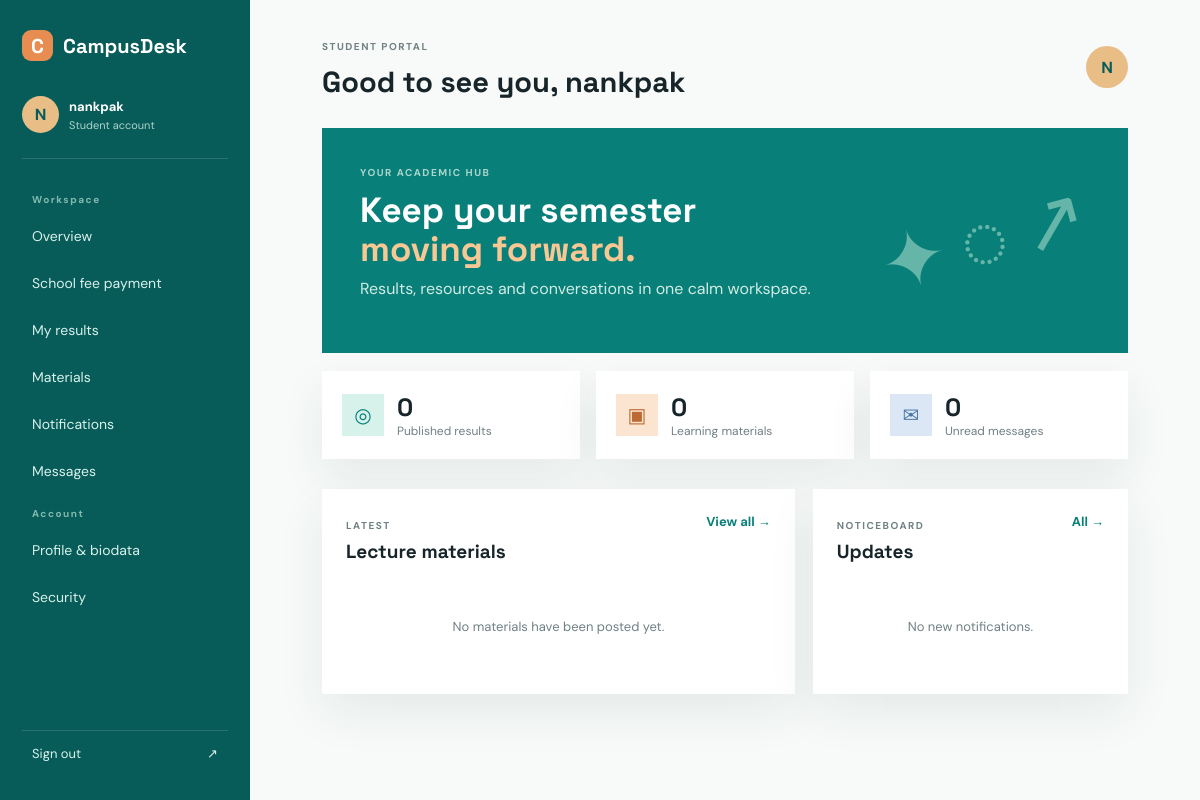
The page / (signed in) on the database as committed earlier.
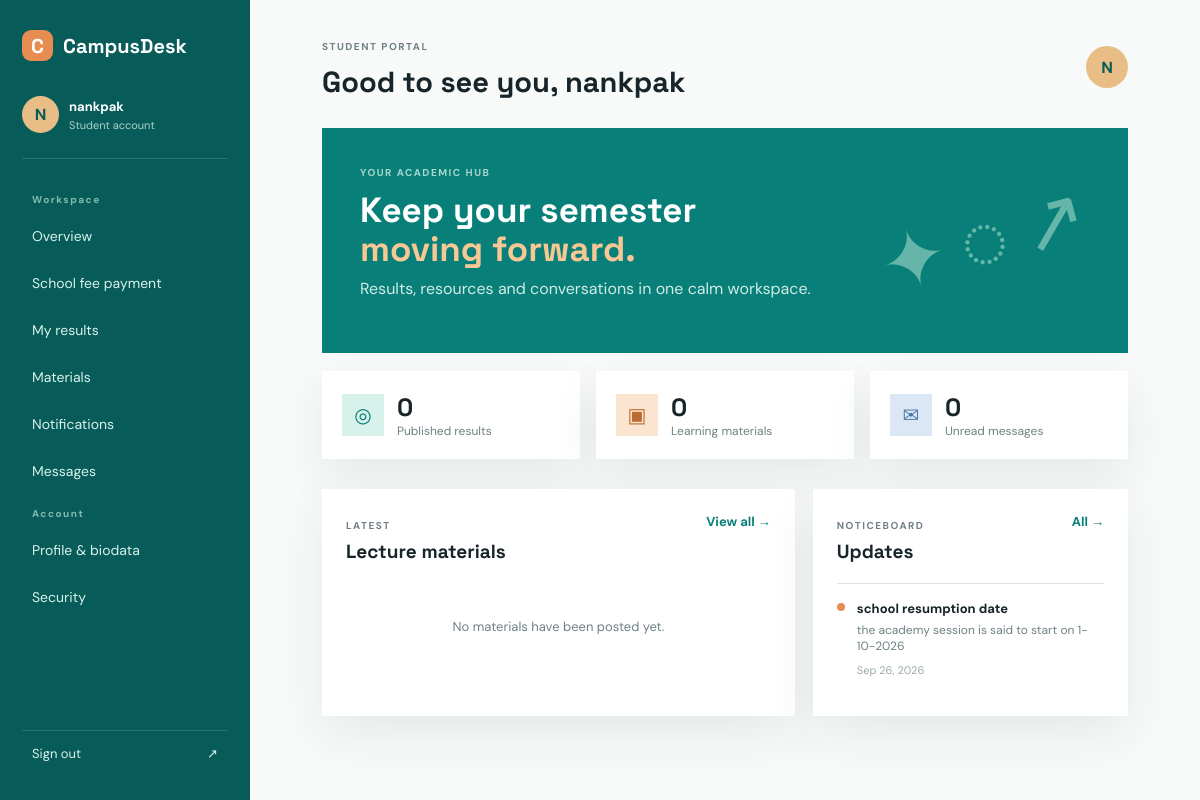
The same page on the database as committed later.
### student_app/models.py (models this page shows)
class Notification(models.Model):
	title = models.CharField(max_length=180)
	message = models.TextField()
	created_at = models.DateTimeField(auto_now_add=True)
	is_read = models.BooleanField(default=False)
	class Meta:
		ordering = ['-created_at']

### student_app/views.py (the view)
# urls.py: path('', views.dashboard, name='dashboard'),
@login_required
def dashboard(request):
	profile, _ = Profile.objects.get_or_create(user=request.user)
	context = {
		'profile': profile,
		'result_count': request.user.results.count(),
		'material_count': Material.objects.count(),
		'unread_messages': request.user.received_messages.filter(is_read=False).count(),
		'notifications': Notification.objects.all()[:4],
		'recent_materials': Material.objects.all()[:5],
	}
	return render(request, 'dashboard.html', context)

### templates/dashboard.html
{% extends 'base.html' %}{% block title %}Overview | CampusDesk{% endblock %}{% block heading %}Good to see you, {{ user.first_name|default:user.username }}{% endblock %}{% block content %}
<section class="hero"><div><span class="eyebrow light">YOUR ACADEMIC HUB</span><h2>Keep your semester<br><em>moving forward.</em></h2><p>Results, resources and conversations in one calm workspace.</p></div><div class="hero-art"><span>✦</span><span>◌</span><span>↗</span></div></section>
<div class="stat-grid"><a class="stat" href="{% url 'results' %}"><span class="stat-icon teal">◎</span><strong>{{ result_count }}</strong><small>Published results</small></a><a class="stat" href="{% url 'materials' %}"><span class="stat-icon orange">▣</span><strong>{{ material_count }}</strong><small>Learning materials</small></a><a class="stat" href="{% url 'messages' %}"><span class="stat-icon blue">✉</span><strong>{{ unread_messages }}</strong><small>Unread messages</small></a></div>
<div class="content-grid"><section class="panel"><div class="panel-head"><div><span class="eyebrow">LATEST</span><h3>Lecture materials</h3></div><a class="text-link" href="{% url 'materials' %}">View all →</a></div>{% for material in recent_materials %}<div class="list-row"><div class="file-icon">PDF</div><div><strong>{{ material.title }}</strong><small>{{ material.description|default:'Course resource'|truncatechars:50 }}</small></div><a class="download" href="{{ material.file.url }}" download>↓</a></div>{% empty %}<div class="empty">No materials have been posted yet.</div>{% endfor %}</section><section class="panel"><div class="panel-head"><div><span class="eyebrow">NOTICEBOARD</span><h3>Updates</h3></div><a class="text-link" href="{% url 'notifications' %}">All →</a></div>{% for notification in notifications %}<div class="notice"><span class="notice-dot"></span><div><strong>{{ notification.title }}</strong><p>{{ notification.message|truncatechars:70 }}</p><small>{{ notification.created_at|date:'M j, Y' }}</small></div></div>{% empty %}<div class="empty">No new notifications.</div>{% endfor %}</section></div>{% endblock %}

Rows that differ between the two databases and show on the page:
added Notification: title "school resumption date", message "the academy session is said to start on 1-10-2026", created_at "Sep 26, 2026"
Other text that changed with them:
text no longer shown: "No new notifications."
